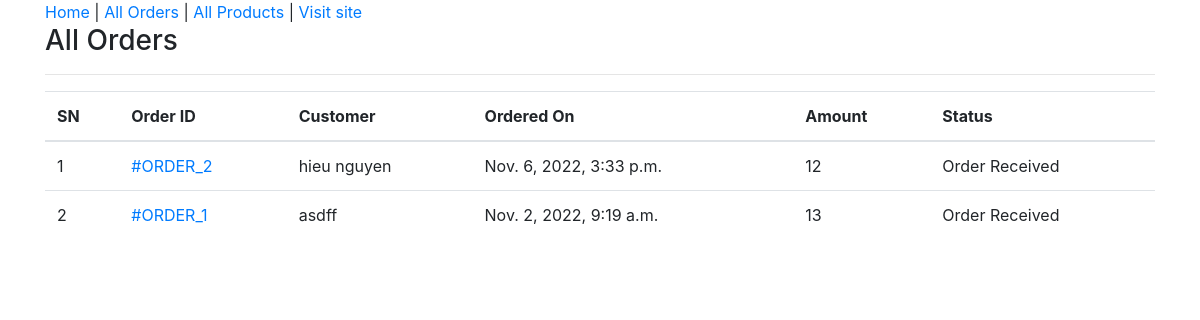
Page /admin-all-orders/ (signed in) on the committed database.
### ecomapp/models.py (models this page shows, shortened)
class Order(models.Model):
    cart = models.OneToOneField(Cart, on_delete=models.CASCADE)
    ordered_by = models.CharField(max_length=200)
    shipping_address = models.CharField(max_length=200)
    mobile = models.CharField(max_length=10)
    email = models.EmailField(null=True, blank=True)
    subtotal = models.PositiveIntegerField()
    discount = models.PositiveIntegerField()
    total = models.PositiveIntegerField()
    order_status = models.CharField(max_length=50, choices=ORDER_STATUS)
    created_at = models.DateTimeField(auto_now_add=True)
    payment_method = models.CharField(
        max_length=20, choices=METHOD, default="Cash On Delivery")
    payment_completed = models.BooleanField(
        default=False, null=True, blank=True)

### ecomapp/views.py (the view)
# urls.py: path("admin-all-orders/", AdminOrderListView.as_view(), name="adminorderlist"),
class AdminOrderListView(AdminRequiredMixin, ListView):
    template_name = "adminpages/adminorderlist.html"
    queryset = Order.objects.all().order_by("-id")
    context_object_name = "allorders"

### ecomapp/views.py (called while the page is built)
    def dispatch(self, request, *args, **kwargs):
        if request.user.is_authenticated and Admin.objects.filter(user=request.user).exists():
            pass
        else:
            return redirect("/admin-login/")
        return super().dispatch(request, *args, **kwargs)

### ecomapp/templates/adminpages/adminorderlist.html (shortened to what this page needs)
{% extends 'adminpages/adminbase.html' %}
{% block content %}
<div class="container">
    <div class="row">
        <div class="col-md-12">
            <h3>All Orders</h3><hr>
            <table class="table">
                <thead>
                    <tr>
                        <th>SN</th>
                        <th>Order ID </th>
                        <th>Customer</th>
                        <th>Ordered On</th>
                        <th>Amount</th>
                        <th>Status</th>
                    </tr>
                </thead>
                <tbody>
                    {% for order in allorders %}
                    <tr>
                        <td>{{forloop.counter}}</td>
                        <td><a href="{% url 'ecomapp:adminorderdetail' order.id %}">#ORDER_{{order.id}}</a></td>
                        <td>{{order.ordered_by}}</td>
                        <td>{{order.created_at}}</td>
                        <td>{{order.total}}</td>
                        <td>{{order.order_status}}</td>
                    </tr>
                    {% endfor %}
                </tbody>
            </table>
        </div>
    </div>
</div>
{% endblock %}

### rows in the picture
Order: id "2", ordered_by "hieu nguyen", created_at "Nov. 6, 2022, 3:33 p.m.", total "12", order_status "Order Received"
Order: id "1", ordered_by "asdff", created_at "Nov. 2, 2022, 9:19 a.m.", total "13", order_status "Order Received"
